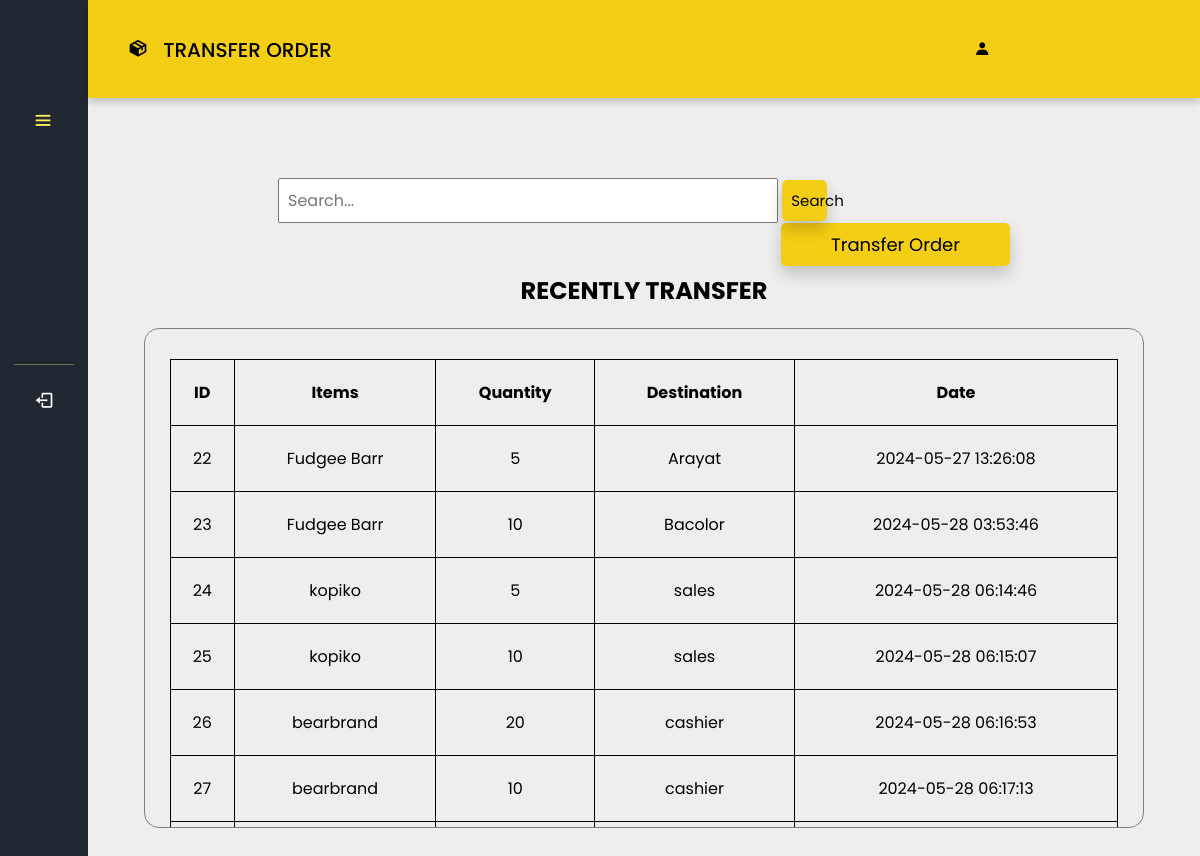
The app's page /POS_Inventory/inventorytransferorder.php (signed in) with its own data.
### tables this page shows
CREATE TABLE `outbound` (
  `outbound_id` int(11) NOT NULL,
  `items` varchar(50) NOT NULL,
  `quantity` int(255) NOT NULL,
  `destination` varchar(255) NOT NULL,
  `Date` timestamp NOT NULL DEFAULT current_timestamp()
);

### POS_Inventory/inventorytransferorder.php (the view, shortened to what this page needs)
<?php
if (isset($_SESSION['UserLogin'])) {
  $userrole = $_SESSION['UserRole'];
} else {
  header("Location: /pos/login.php");
  exit();
}
$pdo = connection();
$sql = "SELECT * FROM outbound";
$stmt = $pdo->query($sql);
$items = $stmt->fetchAll(PDO::FETCH_ASSOC);
$search = isset($_GET['search']) ? $_GET['search'] : '';
$sql = "SELECT * FROM outbound WHERE outbound_id LIKE :search";
$stmt = $pdo->prepare($sql);
$stmt->bindValue(':search', "%$search%");
$stmt->execute();
$items = $stmt->fetchAll(PDO::FETCH_ASSOC);
?>
<!DOCTYPE html>
<html lang="en">
<head>
  <link rel="stylesheet" href="styles/inventory.css" />
  <link rel="stylesheet" href="styles/inventorytransfer.css" />
  <link href='https://unpkg.com/boxicons@2.1.4/css/boxicons.min.css' rel="stylesheet">
</head>
<body>
<nav class="sidebar close">
<header>
<div class="image-text">
</div>
  <i class="bx bx-menu toggle"></i>
</header>
<div class="menu-bar">
<div class="menu">
    <div class="bottom-content">
    <hr style="height: 1px; opacity: 40%; border-width: 0; margin-top: 200px; background-color: #BFEA7C;"/>
    <li class="nav-link">
      <a href="/updated pos/logout.php">
      <i class="bx bx-log-out icon"></i>
      </a>
    </li>
    </div>
</div>
</div>
</nav>
<section class="home" style="position: fixed;">
  <div class="userheader">
  <h1><i class="bx bxs-package icon">&nbsp</i> TRANSFER ORDER </h1>
  <h2><i class="bx bxs-user usericon">&nbsp</i> <?php echo htmlspecialchars($userrole); ?></h2>
  </div>
  <form method="GET" action="">
  <div class="button-transfer">
      <input class="search-container" type="text" name="search" class="search-input" placeholder="Search..." value="<?php echo $search; ?>">
      <button type="submit" class="search-button">Search</button>
  </div>
  </form>
  <a href="inventorytransferordermodule.php"><button class="btn-transfer">Transfer Order</button></a>
  <div class="table1">
    <h1 class="header1">RECENTLY TRANSFER</h1>
    <div class="tabbox">
    <table>
    <tr>
      <th>ID</th>
      <th>Items</th>
      <th>Quantity</th>
      <th>Destination</th>
      <th>Date</th>
    </tr>
    <?php foreach ($items as $row){ ?>
            <tr>
                <td><?= $row['outbound_id'];?></td>
                <td><?= $row['items'];?></td>
                <td><?= $row['quantity'];?></td>
                <td><?= $row['destination'];?></td>
                <td><?= $row['Date'];?></td>
            </tr>
            <?php }?>
  </table>
    </div>
    </div>
</section>
</body>
</html>

### POS_Inventory/styles/inventory.css (style rules this page uses)
* { padding: 0; margin: 0; box-sizing: border-box; font-family: 'Poppins', sans-serif; }
:root { --background-color: #222831; --color: #F4CE14; --hover-color: #FFF455; --text-color: #000000; --text-color2: black; }
body { height: 100vh; background: #EEEEEE; }
.sidebar { float: left; top: 0; left: 0; height: 100%; width: 250px; padding: 10px 14px; background: var(--background-color); z-index: 100; cursor: pointer; }
.sidebar.close { width: 88px; }
.sidebar .menu { margin-top: -60px; }
.sidebar li { height: 50px; margin-top: 10px; list-style: none; display: flex; align-items: center; }
.sidebar li .icon { display: flex; align-items: center; justify-content: center; min-width: 60px; font-size: 20px; }
.sidebar li .icon, .sidebar li .text { color: #fff; }
.sidebar header { position: relative; }
.sidebar header .image-text { display: flex; align-items: center; padding-top: 1rem; }
.sidebar header .toggle { position: absolute; color:var(--hover-color); margin-top: -30px; top: 60%; left: 90%; font-size: 22px; line-height: 50px; transform: translateY(-50%); cursor: pointer; }
.sidebar li a { text-decoration: none; height: 100%; width: 100%; display: flex; align-items: center; border-radius: 6px; }
.sidebar .menu-bar { height: calc(100% - 60px); display: flex; flex-direction: column; justify-content: space-between; padding-top: 3rem; }
.sidebar.close .toggle { left: 30%; margin-top: 10px; }
.home { height: 100vh; left: 250px; width: calc(100% - 250px); position: relative; }
.home .userheader { padding: 35px 40px; background-color: var(--color); box-shadow: 0 4px 8px 0 rgba(0, 0, 0, 0.2); }
.home .userheader h1 { font-size: 20px; font-weight: 500; color: var(--text-color); }
.home .userheader h2 { font-size: 16px; font-weight: 500; color: var(--text-color); margin-left: 82%; margin-top: -27px; }
.sidebar.close ~ .home { left: 88px; width: calc(100% - 88px); }
.bottom-content { margin-top: 10px; }
table { margin: 10px; text-align: center; }

### POS_Inventory/styles/inventorytransfer.css (style rules this page uses)
.btn-transfer { width: auto; padding: 8px 50px; background-color: #F4CE14; border: none; margin-right: 190px; float: right; font-size: large; border-radius: 5px; cursor: pointer; box-shadow: 0 8px 16px 0 rgba(0,0,0,0.2); }
.button-transfer { margin-top: 50px; }
.header1 { margin-bottom: 20px; text-align: center; }
table { width: 95%; margin-top: 30px; margin-left: auto; margin-right: auto; margin-bottom: 30px; border-collapse: collapse; }
th, td { border: 1px solid rgb(0, 0, 0); padding: 20px 8px; text-align: center; }
.table1 { align-items: center; margin-top: 50px; }
.search-container { margin-top: 30px; text-align: left; margin-bottom: none; margin-left: 190px; padding: 8px; width: 500px; font-size: 16px; }
.search-button { background-color: #F4CE14; width: 4%; padding: 8px; border: 1px solid #F4CE14; box-shadow: 0 8px 16px 0 rgba(0,0,0,0.2); font-size: 15px; border-radius: 5px; }
.tabbox { width: 90%; height: 500px; overflow-y: scroll; position: relative; margin-top: 20px; margin-left: auto; margin-right: auto; border-radius: 15px; border: 1px solid gray; }

### records on screen
outbound: outbound_id "22", items "Fudgee Barr", quantity "5", destination "Arayat", Date "2024-05-27 13:26:08"
outbound: outbound_id "23", items "Fudgee Barr", quantity "10", destination "Bacolor", Date "2024-05-28 03:53:46"
outbound: outbound_id "24", items "kopiko", quantity "5", destination "sales", Date "2024-05-28 06:14:46"
outbound: outbound_id "25", items "kopiko", quantity "10", destination "sales", Date "2024-05-28 06:15:07"
outbound: outbound_id "26", items "bearbrand", quantity "20", destination "cashier", Date "2024-05-28 06:16:53"
outbound: outbound_id "27", items "bearbrand", quantity "10", destination "cashier", Date "2024-05-28 06:17:13"
